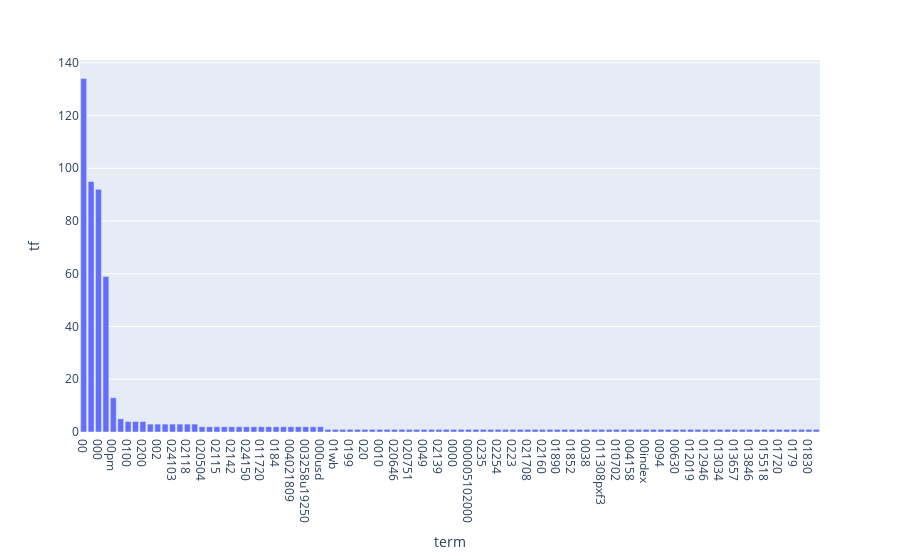

The code cell stored with this chart in its notebook:
### Markdown cell above
### >>> **Exercise 15 (take home):** 
Additionally, you can attempt to sort the terms on the `x-axis` by frequency instead of in alphabetical order. This way the visualization is more meaninfgul and you will be able to observe the so called [long tail](https://en.wikipedia.org/wiki/Long_tail) (get familiar with this term since it will appear a lot in data mining and other statistics courses). see picture below

![alt txt](https://upload.wikimedia.org/wikipedia/commons/thumb/8/8a/Long_tail.svg/1000px-Long_tail.svg.png)

### Code cell
# Answer here
plt.subplots(figsize=(100, 20))

df = pd.DataFrame({"term":count_vect.get_feature_names()[:100], "tf": term_frequencies[:100]})

df.sort_values('tf', ascending=False, inplace=True)

fig = px.bar(df, x='term', y='tf')
fig.show()

### Figure 1 — Plotly figure (JSON) as saved in the notebook; plotly's stock layout.template omitted (floating-point values rounded to 4 significant figures)
{"data": [{"alignmentgroup": "True", "hovertemplate": "term=%{x}<br>tf=%{y}<extra></extra>", "legendgroup": "", "marker": {"color": "#636efa", "pattern": {"shape": ""}}, "name": "", "offsetgroup": "", "orientation": "v", "showlegend": false, "textposition": "auto", "type": "bar", "x": ["00", "01", "000", "02", "00pm", "00am", "0100", "01580", "0200", "0001", "002", "023044", "024103", "0010580b", "02118", "02173", "020504", "01a", "02115", "015931", "02142", "0138", "024150", "013", "011720", "025240", "0184", "025924", "004021809", "0000001200", "003258u19250", "001642", "000usd", "001200201pixel", "01wb", "001125", "0199", "0007", "020", "001004", "0010", "020637", "020646", "020701tan102", "020751", "0195", "0049", "000406", "02139", "022621tan102", "0000", "024626", "000005102000", "0237", "0235", "000100255pixel", "02254", "01854", "0223", "00014", "021708", "021635", "02160", "02154", "01890", "0014", "01852", "0039", "0038", "011605", "011308pxf3", "011255", "010702", "010116", "004158", "00500", "00index", "004627", "0094", "008561", "00630", "005148", "012019", "012536", "012946", "0033", "013034", "013423tan102", "013657", "0028", "013846", "0150", "015518", "00196", "01720", "01752", "0179", "01821", "01830", "0131"], "xaxis": "x", "y": [134, 95, 92, 59, 13, 5, 4, 4, 4, 3, 3, 3, 3, 3, 3, 3, 2, 2, 2, 2, 2, 2, 2, 2, 2, 2, 2, 2, 2, 2, 2, 2, 2, 1, 1, 1, 1, 1, 1, 1, 1, 1, 1, 1, 1, 1, 1, 1, 1, 1, 1, 1, 1, 1, 1, 1, 1, 1, 1, 1, 1, 1, 1, 1, 1, 1, 1, 1, 1, 1, 1, 1, 1, 1, 1, 1, 1, 1, 1, 1, 1, 1, 1, 1, 1, 1, 1, 1, 1, 1, 1, 1, 1, 1, 1, 1, 1, 1, 1, 1], "yaxis": "y"}], "layout": {"barmode": "relative", "legend": {"tracegroupgap": 0}, "margin": {"t": 60}, "xaxis": {"anchor": "y", "domain": [0, 1], "title": {"text": "term"}}, "yaxis": {"anchor": "x", "domain": [0, 1], "title": {"text": "tf"}}}}
